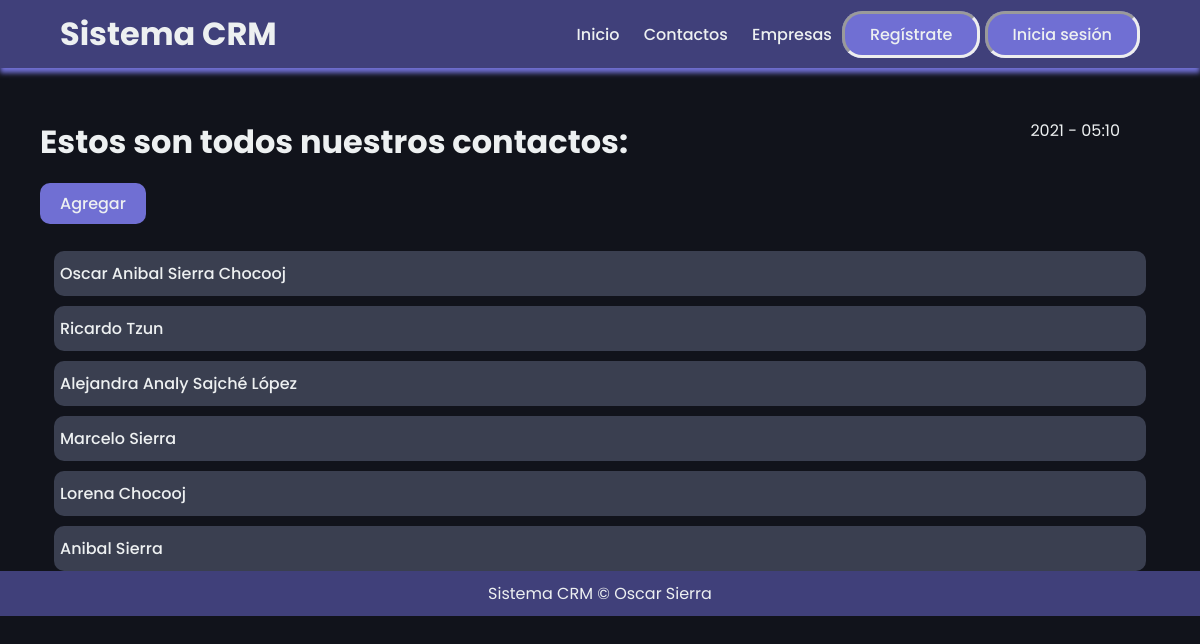
The app's page /contactos/, older data.
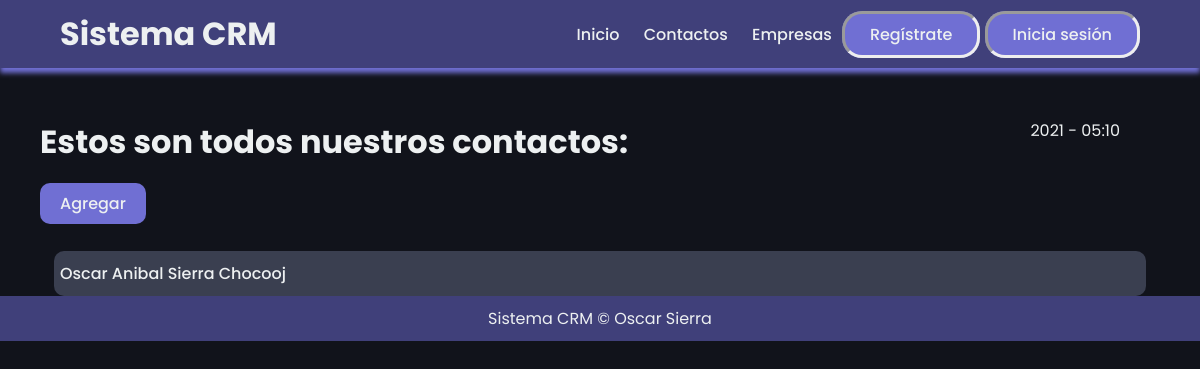
The same page, newer data.
### mainapp/models.py (models this page shows, shortened)
class Lead(models.Model):
    nombres = models.CharField(max_length=45)
    apellidos = models.CharField(max_length=45)
    titulo = models.CharField(max_length=45)
    email = models.CharField(max_length=45)
    compania = models.CharField(max_length=45)
    movil = models.CharField(max_length=20)
    telefono = models.CharField(max_length=45)
    descripcion = models.CharField(max_length=200)
    agente = models.ForeignKey("Agent", on_delete=models.CASCADE)

### mainapp/views.py (the view)
# urls.py: path('contactos/', leadListView.as_view(), name="lead_list"),
class leadListView(ListView):
    template_name="mainapp/leads_list.html"
    queryset = Lead.objects.all()
    context_object_name = "contactos"

### mainapp/templates/mainapp/leads_list.html (shortened to what this page needs)
{% extends 'layouts/layouts.html'%}
{% block content %}
<div class="start">
    <div class="initial">
        <h1>Estos son todos nuestros contactos: </h1>
            <div id="time">
                {% now "Y - h:m"%}
            </div>
        </div>
    </div>
<br/>
<a class="backbtn" href="/contactos/crearcontacto/"><button>Agregar</button></a>
<br/><br/>
{% for contacto in contactos %}
    <div class="list_content">
        <a href="/contactos/{{ contacto.pk }}/">{{ contacto.nombres }} {{ contacto.apellidos }}</a>
    </div>
{% endfor %}
{% endblock %}

### mainapp/templates/layouts/layouts.html (shortened to what this page needs)
{% load static %}
<!DOCTYPE html>
<html lang="es">
<head>
    <link rel="stylesheet" type="text/css" href="{% static 'css/styles.css' %}"/>
</head>
<body>
    <header>
        <h1 id="h1header">Sistema CRM</h1>
        <nav>
            <ul class="nav_links">
                <li><a href="{% url 'index' %}">Inicio</a></li>
                <li><a href="{% url 'lead_list' %}">Contactos</a></li>
                <li><a href="{% url 'empresa_list' %}">Empresas</a></li>
            </ul>
        </nav>
        <div>
            <a class="logbtn" href="#"><button>Regístrate</button></a>
            <a class="logbtn" href="#"><button>Inicia sesión</button></a>
        </div>
    </header>
    {% block content %}
    {% endblock %}
    <footer>
        Sistema CRM &copy; Oscar Sierra
    </footer>
</body>
</html>

### mainapp/static/css/styles.css (style rules this page uses)
* { margin: 0; padding: 0; font-family: "Poppins", sans-serif; color: #edf0f1; text-decoration: none; }
body { box-sizing: border-box; background-color: #11131b; }
li, a, button { font-weight: 500; font-size: 16px; text-decoration: none; border: none; background-color: transparent; }
header { display: flex; justify-content: flex-end; align-items: center; padding: 10px 5%; background-color: #40407a; box-shadow: 0px 5px 5px #706fd3; }
#h1header { margin-right: auto; }
.nav_links { list-style: none; }
.nav_links li { display: inline-block; padding: 0px 10px; }
.nav_links li a { transition: all 0.3s ease 0s; }
footer { background-color: #40407a; padding: 10px; text-align: center; }
.logbtn { padding: 9px 25px; background-color: #706fd3; border: inset; border-radius: 20px; cursor: pointer; transition: all 0.3s ease 0s; }
.start { width: 90%; margin-top: 50px; margin-left: 40px; margin-right: 40px; }
.initial { display: flex; justify-content: space-between; }
.list_content { padding-top: 10px; padding-bottom: 10px; padding-left: 6px; padding-right: 6px; background-color: #3a3f50; width: 90%; margin: auto; margin-top: 10px; border-radius: 10px; }
.backbtn { margin-left: 40px; margin-top: 40px; margin-bottom: 40px; padding: 9px 20px; background-color: #706fd3; border-radius: 10px; cursor: pointer; transition: all 0.3s ease 0s; }

Row changes from the older to the newer data that the page shows:
removed Lead: nombres "Ricardo", apellidos "Tzun"
removed Lead: nombres "Alejandra Analy", apellidos "Sajché López"
removed Lead: nombres "Marcelo", apellidos "Sierra"
removed Lead: nombres "Lorena", apellidos "Chocooj"
removed Lead: nombres "Anibal", apellidos "Sierra"
